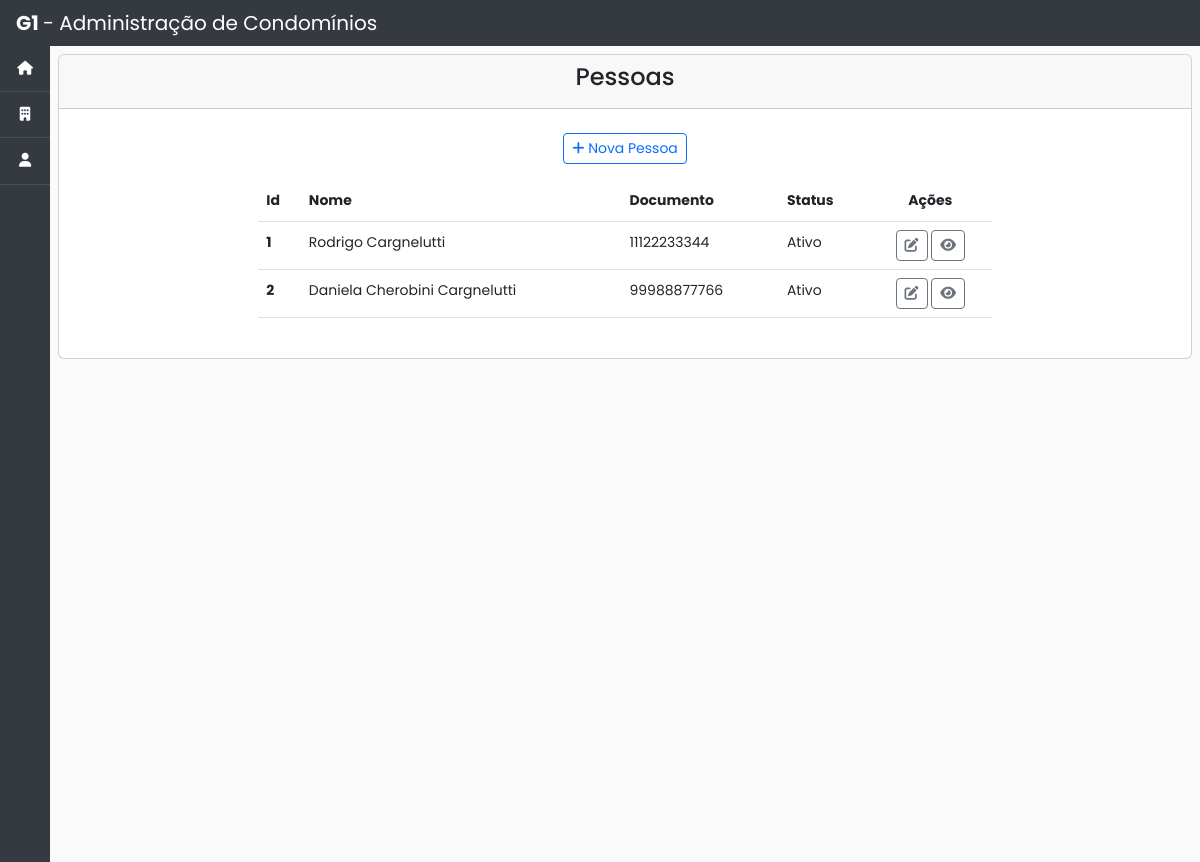
Before: /condominios/pessoa_list/ with the older database file.
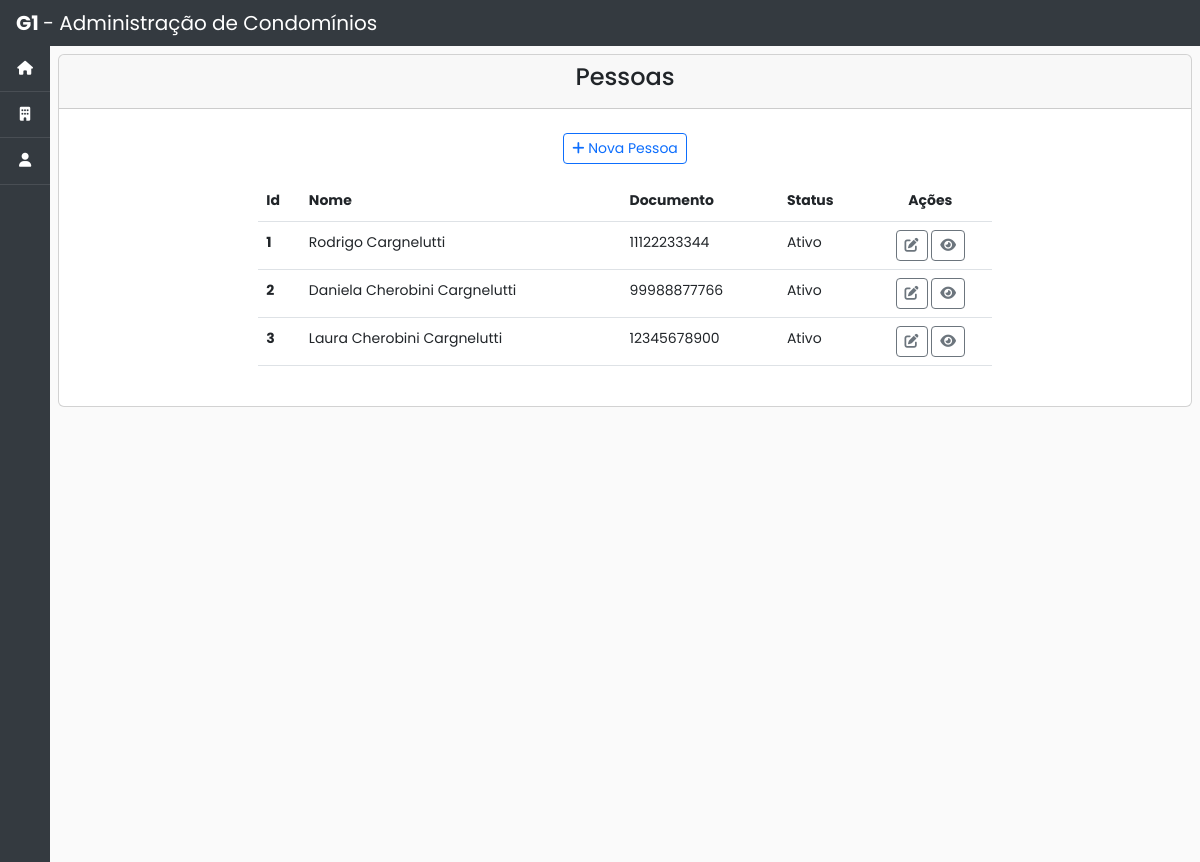
After: the same page with the newer database file.
### condominio/models.py (models this page shows, shortened)
class Pessoa(models.Model):
    class Status(models.TextChoices):
        ATIVO = 'Ativo', 'Ativo'
        INATIVO = 'Inativo', 'Inativo'
    nome = models.CharField(max_length=200)
    documento = models.CharField('CPF', max_length=20)
    status = models.CharField(choices=Status.choices, default=Status.ATIVO, max_length=10)
    created_at = models.DateTimeField(auto_now_add=True)
    updated_at = models.DateTimeField(auto_now=True)

### condominio/views.py (the view)
# urls.py: path('pessoa_list/', views.PessoaList.as_view(), name='pessoa_list'), # noqa
class PessoaList(ListView):
    model = Pessoa
    queryset = Pessoa.objects.all()

### condominio/templates/condominio/pessoa_list.html (shortened to what this page needs)
{% extends 'base.html' %}
{% block content %}
  <div class="card">
    <div class="card-header text-center">
      <h4>Pessoas</h4>
    </div>
    <div class="card-body">
      <div class="col-8 m-auto pt-2 pb-2 text-center" >
        <a href="{% url 'condominio:pessoa_create'%}" class="btn btn-outline-primary btn-sm"> <span class="fas fa-plus"></span> Nova Pessoa</a>
      </div>
      <div class="col-8 m-auto pt-2 pb-2 ">
        <table class="table">
          <thead class="thead-dark">
            <tr>
              <th scope="col">Id</th>
              <th scope="col">Nome</th>
              <th scope="col">Documento</th>
              <th scope="col">Status</th>
              <th scope="col" style="text-align: center">Ações</th>
            </tr>
          </thead>
          <tbody>
            {% for pessoa in object_list %}
            <tr>
              <th scope="row">{{pessoa.id}}</th>
              <td>{{pessoa.nome}}</td>
              <td>{{pessoa.documento}}</td>
              <td>{{pessoa.status}}</td>
              <td style="text-align: center">
                <a href=" {% url 'condominio:pessoa_update' pk=pessoa.id %}" class="btn btn-outline-secondary btn-sm" data-bs-toggle="tooltip" data-bs-placement="top" title="Editar"><i class="fas fa-edit"></i></a>
                <a href=" {% url 'condominio:pessoa_detail' pk=pessoa.id %}" class="btn btn-outline-secondary btn-sm" data-bs-toggle="tooltip" data-bs-placement="top" title="Visualizar"><i class="fas fa-light fa-eye"></i></a>
              </td>
            </tr>
            {% endfor %}
          </tbody>
        </table>
      </div>
    </div>
  </div>
{% endblock %}

### condominio/templates/base.html (shortened to what this page needs)
{% load static %}
<!doctype html>
<html lang="pt-br">
<head>
	<link rel="stylesheet" href="https://cdn.jsdelivr.net/npm/bootstrap@5.3.0-alpha2/dist/css/bootstrap.min.css" rel="stylesheet">
	<link href="{% static 'fontawesomefree/css/fontawesome.css' %}" rel="stylesheet" type="text/css">
	<link href="{% static 'fontawesomefree/css/brands.css' %}" rel="stylesheet" type="text/css">
	<link href="{% static 'fontawesomefree/css/solid.css' %}" rel="stylesheet" type="text/css">
	<link rel="stylesheet" href="{% static 'css/global-style.css' %}">
</head>
<body>
	<header>
		  <a class="navbar-brand" href="{% url 'condominio:list' %}">
			<strong>G1 </strong> - Administração de Condomínios</a>
	</header>
	<div class="d-flex">
		<nav id="sidebar">
		  <ul class="list-unstyled">
			<li class="active">
			  <a href="{% url 'condominio:list' %}"><span class="fa fa-house"></span></a>
			</li>
			<li>
			  <a href="{% url 'condominio:list' %}"><span class="fa fa-building"></span></a>
			</li>
			<li>
				<a href="{% url 'condominio:pessoa_list' %}"><span class="fa fa-user"></span></a>
			</li>
		  </ul>
		</nav>
		<div id="content" class="p-2">
			{% block content %}
			{% endblock %}
		</div>
	</div>
</body>
</html>

### base_static/css/global-style.css (style rules this page uses)
:root { --blue: #007bff; --indigo: #6610f2; --purple: #6f42c1; --pink: #e83e8c; --red: #dc3545; --orange: #fd7e14; --yellow: #ffc107; --green: #28a745; --teal: #20c997; --cyan: #17a2b8; --white: #fff; --gray: #6c757d; --gray-dark: #343a40; --primary: #007bff; --secondary: #6c757d; --success: #28a745; --info: #17a2b8; --warning: #ffc107; --danger: #dc3545; --light: #f8f9fa; --dark: #343a40; --breakpoint-xs: 0; --breakpoint-sm: 576px; --breakpoint-md: 768px; --breakpoint-lg: 992px; --breakpoint-xl: 1200px; --font-family-sans-serif: -apple-system, BlinkMacSystemFont, "Segoe UI", Roboto, "Helvetica Neue", Arial, "Noto Sans", sans-serif, "Apple Color Emoji", "Segoe UI Emoji", "Segoe UI Symbol", "Noto Color Emoji"; --font-family-monospace: SFMono-Regular, Menlo, Monaco, Consolas, "Liberation Mono", "Courier New", monospace; }
html { position: relative; min-height: 100%; font-family: sans-serif; line-height: 1.15; -webkit-text-size-adjust: 100%; -webkit-tap-highlight-color: rgba(0, 0, 0, 0); }
body { margin: 0; font-family: "Poppins", Arial, sans-serif; font-size: 14px; line-height: 1.8; font-weight: normal; background: #fafafa; color: white; }
header { background: var(--gray-dark); }
#content { width: 100%; -webkit-transition: all 0.3s; -o-transition: all 0.3s; transition: all 0.3s; }
.navbar-brand { display: inline-block; padding-top: 0.3125rem; padding-bottom: 0.3125rem; margin-left: 1rem; font-size: 1.25rem; line-height: inherit; }
#sidebar { min-width: 50px; max-width: 50px; text-align: center; background: var(--gray-dark) ; color: #fff; font-size: 14px; height: auto; }
#sidebar ul { height: 100vh; }
#sidebar ul li a { list-style-type: none; padding: 10px 0; display: block; color: white; border-bottom: 1px solid rgba(255, 255, 255, 0.1); }

Changed rows visible on the page:
added Pessoa: id "3", nome "Laura Cherobini Cargnelutti", documento "12345678900", status "Ativo"
